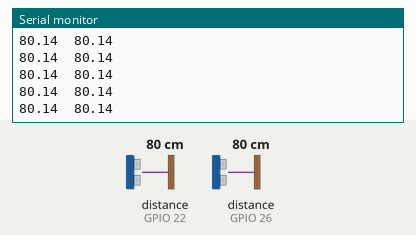
This sketch was run on a simulated ESP32. Shown: the last lines printed to the serial monitor. Wiring (inferred from the names in the program): 2 × ultrasonic range finder: trigger GPIO 23, echo GPIO 22 / trigger GPIO 27, echo GPIO 26. Inputs (shaded band) come from the test bench; at power-on: distance to the obstacle (sensors on GPIO 26, GPIO 22) 80 cm. The echo pulse lasts 58.3 µs per cm.

Above: at 1.2 s.
1.3 s: distance to the obstacle (sensor on GPIO 26) set to 120 cm
At 2.2 s:
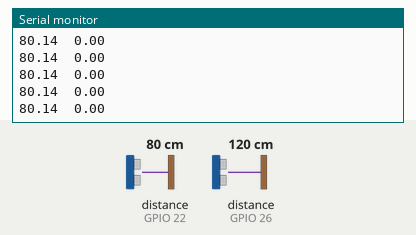
4.3 s: distance to the obstacle (sensor on GPIO 22) set to 2 cm
At 5.3 s:
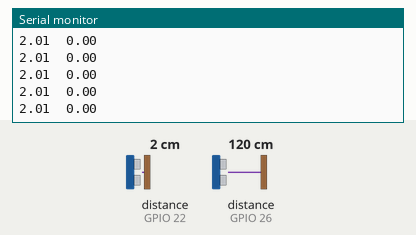
5.8 s: distance to the obstacle (sensor on GPIO 22) set to 4 cm
At 6.3 s:
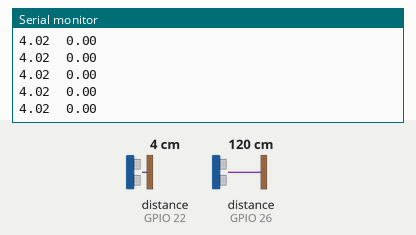
7.3 s: distance to the obstacle (sensor on GPIO 26) set to 2 cm
At 8.3 s:
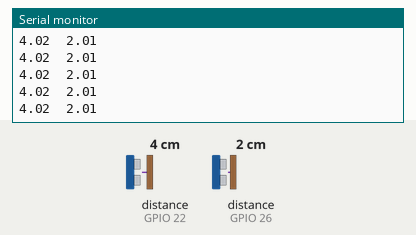
8.8 s: distance to the obstacle (sensor on GPIO 22) set to 18 cm
At 9.7 s:
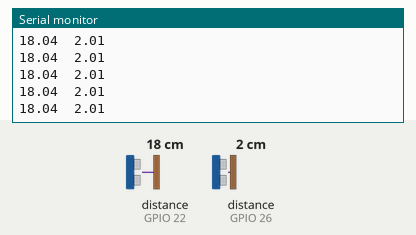
Timing chart, 0 to 11.8 s (numbered marks = the images above; inputs shaded):
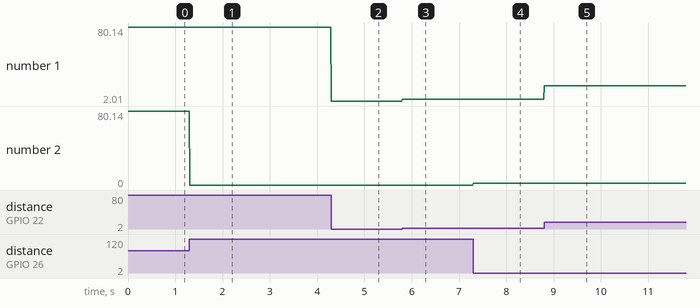

The sketch:

testeSensorDistancia.ino
```cpp
 int frontSensorTrigger = 23;
int frontSensorEcho = 22;

int sideSensorTrigger = 27;
int sideSensorEcho = 26;


void setup() {
  pinMode(frontSensorTrigger, OUTPUT);
  pinMode(frontSensorEcho, INPUT);
  pinMode(sideSensorTrigger, OUTPUT);
  pinMode(sideSensorEcho, INPUT);

  Serial.begin(9600);
}

void loop() {
  Serial.print(getDistance(frontSensorTrigger, frontSensorEcho));
  Serial.print("  ");
  Serial.print(getDistance(sideSensorTrigger, sideSensorEcho));
  Serial.println("  ");

}

float getDistance(int trigPin, int echoPin) {
  float duration, distance;
  digitalWrite(trigPin, LOW);
  delayMicroseconds(2);
  digitalWrite(trigPin, HIGH);
  delayMicroseconds(10);
  digitalWrite(trigPin, LOW);
  duration = pulseIn(echoPin, HIGH, 7000); // 7000 Delay Microsseconds to limit range

  distance = (duration / (float)2) / 29.1;

  return distance;
}
```

Measured:
- after the input at 1.3 s, the serial monitor: prints a new line at once (image 1)
- after the input at 4.3 s, the serial monitor: prints a new line at once (image 2)
- after the input at 5.8 s, the serial monitor: prints a new line at once (image 3)
- after the input at 7.3 s, the serial monitor: prints a new line at once (image 4)
- after the input at 8.8 s, the serial monitor: prints a new line at once (image 5)
- plotted number 1: 80.14 → 2.01 after the input at 4.3 s, 2.01 → 4.02 after the input at 5.8 s, 4.02 → 18.04 after the input at 8.8 s
- plotted number 2: 80.14 → 0 after the input at 1.3 s
